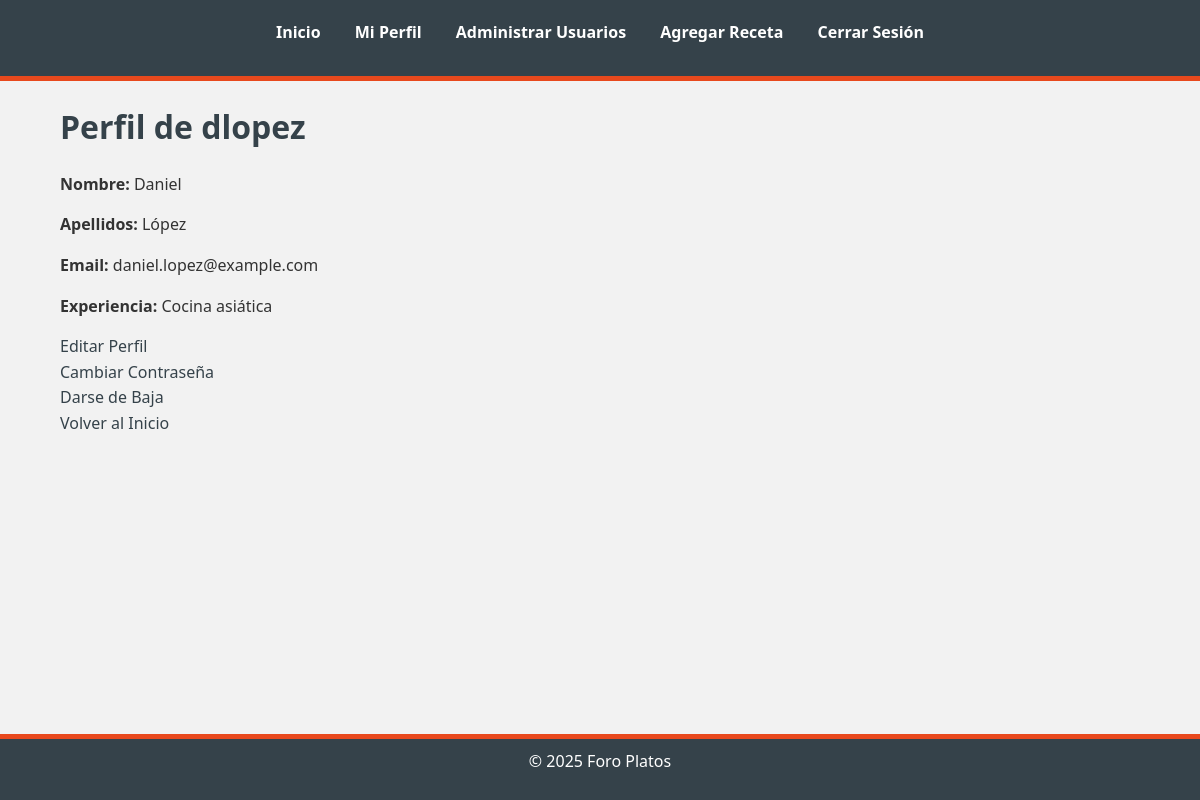
Screenshot of /index.php?controller=Usuario&action=verPerfil&id=5 (signed in) with the database file from the repository.
### tables this page shows
CREATE TABLE `usuarios` (
  `id_usuario` int NOT NULL,
  `nombre_usuario` varchar(50) NOT NULL,
  `contrasena` varchar(255) NOT NULL,
  `nombre` varchar(50) DEFAULT NULL,
  `apellidos` varchar(50) DEFAULT NULL,
  `email` varchar(100) NOT NULL,
  `experiencia` varchar(200) DEFAULT NULL,
  `rol` enum('usuario','usuario_registrado','administrador') DEFAULT 'usuario'
);

### controllers/UsuarioController.php (called while the page is built, shortened)
<?php
require_once 'dao/UsuarioDAO.php';
require_once 'models/Usuario.php';
class UsuarioController {
    private $usuarioDAO;
    public function __construct() {
        $this->usuarioDAO = new UsuarioDAO();
    }
    public function verPerfil($id_usuario) {
        $usuario = $this->usuarioDAO->obtenerUsuarioPorId($id_usuario);
        include 'views/usuario/perfil.php';
    }
}
?>

### config/database.php (called while the page is built)
<?php
class Database {
    public static function connect() {
        $host = 'mysql-db';
        $dbname = 'foroplatos';
        $username = 'admin';
        $password = 'admin';
        $connection = new PDO("mysql:host=$host;dbname=$dbname;charset=utf8", $username, $password);
        return $connection;
    }
}
?>

### dao/UsuarioDAO.php (called while the page is built, shortened)
<?php
require_once 'config/database.php';
require_once 'models/Usuario.php';
class UsuarioDAO {
    private $db;
    public function __construct() {
        $this->db = Database::connect();
    }
    public function obtenerUsuarioPorId($id_usuario) {
        $sql = "SELECT * FROM usuarios WHERE id_usuario = :id_usuario";
        $stmt = $this->db->prepare($sql);
        $stmt->bindParam(':id_usuario', $id_usuario);
        $stmt->execute();
        $usuarioData = $stmt->fetch(PDO::FETCH_ASSOC);
        if ($usuarioData) {
            return new Usuario(
                $usuarioData['id_usuario'],
                $usuarioData['nombre_usuario'],
                $usuarioData['contrasena'],
                $usuarioData['nombre'],
                $usuarioData['apellidos'],
                $usuarioData['email'],
                $usuarioData['experiencia'],
                $usuarioData['rol']
            );
        } else {
            return null;
        }
    }
}
?>

### models/Usuario.php (called while the page is built, shortened)
<?php
class Usuario {
    public function __construct($id_usuario = null, $nombre_usuario = null, $contrasena = null, $nombre = null, $apellidos = null, $email = null, $experiencia = null, $rol = null) {
        $this->id_usuario = $id_usuario;
        $this->nombre_usuario = $nombre_usuario;
        $this->nombre = $nombre;
        $this->apellidos = $apellidos;
        $this->email = $email;
        $this->experiencia = $experiencia;
    }
}
?>

### views/usuario/perfil.php (the view, shortened to what this page needs)
<?php
include 'views/header.php';
?>
<h1>Perfil de <?php echo $usuario->nombre_usuario; ?></h1>
<p><strong>Nombre:</strong> <?php echo $usuario->nombre; ?></p>
<p><strong>Apellidos:</strong> <?php echo $usuario->apellidos; ?></p>
<p><strong>Email:</strong> <?php echo $usuario->email; ?></p>
<p><strong>Experiencia:</strong> <?php echo nl2br($usuario->experiencia); ?></p>
<?php if (isset($_SESSION['usuario']) && $_SESSION['usuario']->id_usuario == $usuario->id_usuario): ?>
    <a href="index.php?controller=Usuario&action=modificarPerfil">Editar Perfil</a><br>
    <a href="index.php?controller=Usuario&action=cambiarContrasena">Cambiar Contraseña</a><br>
    <a href="index.php?controller=Usuario&action=darseDeBaja">Darse de Baja</a><br>
<?php endif; ?>
<a href="index.php">Volver al Inicio</a>
<?php include 'views/footer.php'; ?>

### css/estilos.css (style rules this page uses)
* { margin: 0; padding: 0; box-sizing: border-box; }
body { font-family: 'Segoe UI', Tahoma, Geneva, Verdana, sans-serif; background-color: #f2f2f2; color: #333; line-height: 1.6; }
h1, h2, h3 { margin-bottom: 20px; color: #35424a; }
p { margin-bottom: 15px; }
a { color: #35424a; text-decoration: none; transition: color 0.3s; text-align: center; }

### rows the page displays
usuarios: nombre_usuario "dlopez", nombre "Daniel", apellidos "López", email "daniel.lopez@example.com", experiencia "Cocina asiática"
